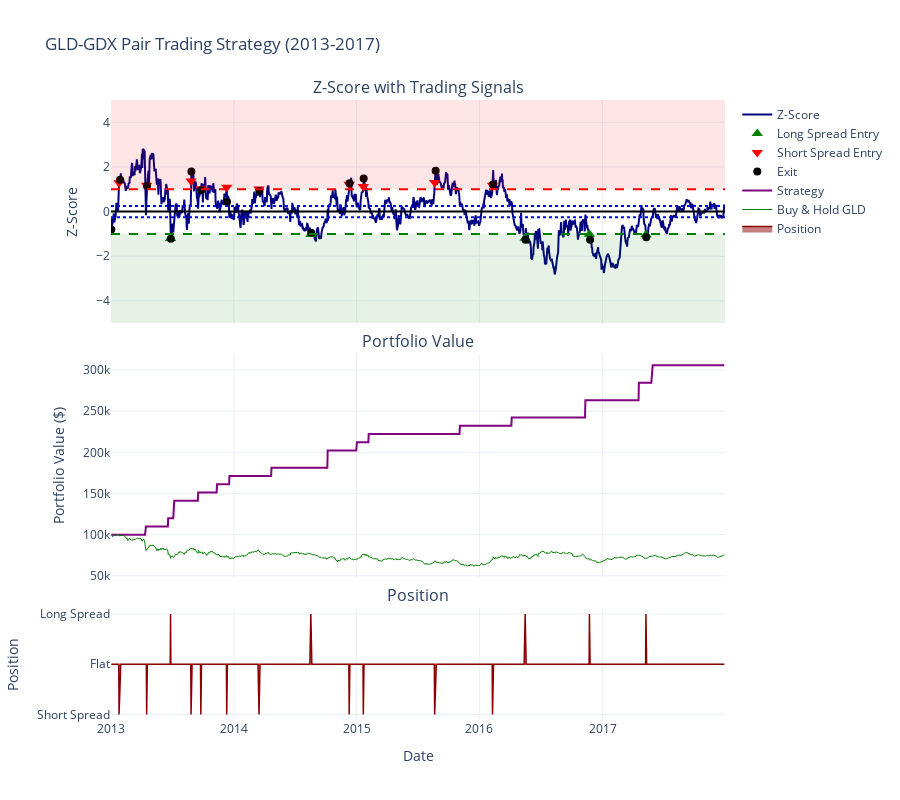
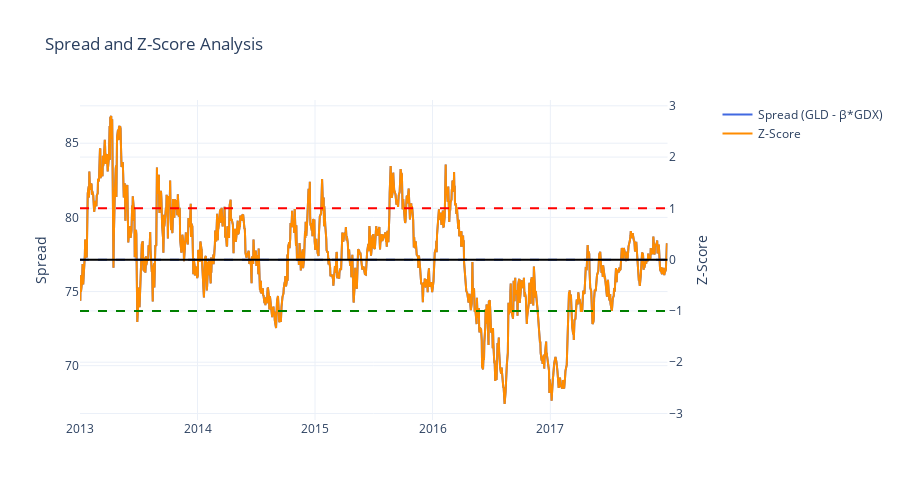

Notebook source saved alongside these figures, in order:
### Code cell
# backtest a cointegration-based mean reversion strategy

data = pair

# calculate hedge ratio, spread, and z-score
X = sm.add_constant(data['GDX'])
model = sm.OLS(data['GLD'], X).fit()
beta = model.params[1]
spread = data['GLD'] - beta * data['GDX']
z_score = (spread - spread.mean()) / spread.std()

# trading parameters
entry_threshold = 1
exit_threshold = 0.25

# init positions and portfolio
positions = pd.DataFrame(index=data.index)
positions['z'] = z_score
positions['position'] = 0  # 0 = flat, 1 = long spread, -1 = short spread
positions['portfolio_value'] = 100000
positions['cash'] = positions['portfolio_value']
positions['gld_value'] = 0.0
positions['gdx_value'] = 0.0
positions['trade_size'] = 10000  # amount allocated per trade

# use state variables for trading logic
current_position = 0
trade_active = False

for i in range(1, len(positions)):  # trade
    date = positions.index[i]
    prev_date = positions.index[i-1]
    
    # update values
    positions.loc[date, 'cash'] = positions.loc[prev_date, 'cash']
    positions.loc[date, 'gld_value'] = positions.loc[prev_date, 'gld_value']
    positions.loc[date, 'gdx_value'] = positions.loc[prev_date, 'gdx_value']
    positions.loc[date, 'portfolio_value'] = (
        positions.loc[date, 'cash'] + 
        positions.loc[date, 'gld_value'] + 
        positions.loc[date, 'gdx_value']
    )
    
    if trade_active:  # if in position, look for exit conditions
        if current_position == 1:  # long spread position
            if positions.loc[date, 'z'] >= -exit_threshold:
                # exit long spread: sell GLD, buy back GDX
                gld_shares = positions.loc[date, 'gld_value'] / data.loc[date, 'GLD']
                gdx_shares = positions.loc[date, 'gdx_value'] / data.loc[date, 'GDX'] * -1  # Negative value
                
                # close
                cash_from_gld = gld_shares * data.loc[date, 'GLD']
                cash_for_gdx = gdx_shares * data.loc[date, 'GDX'] * -1  # shorted this - mult by -1 for returns
                
                positions.loc[date, 'cash'] += cash_from_gld - cash_for_gdx
                positions.loc[date, 'gld_value'] = 0
                positions.loc[date, 'gdx_value'] = 0
                positions.loc[date, 'position'] = 0
                trade_active = False
                current_position = 0
                
        elif current_position == -1:  # short spread position
            if positions.loc[date, 'z'] <= exit_threshold:
                # exit short spread: buy back GLD, sell GDX
                gld_shares = positions.loc[date, 'gld_value'] / data.loc[date, 'GLD'] * -1  # Negative value
                gdx_shares = positions.loc[date, 'gdx_value'] / data.loc[date, 'GDX']
                
                # close
                cash_for_gld = gld_shares * data.loc[date, 'GLD'] * -1  # shorted this - mult by -1 for returns
                cash_from_gdx = gdx_shares * data.loc[date, 'GDX']
                
                positions.loc[date, 'cash'] += cash_from_gdx - cash_for_gld
                positions.loc[date, 'gld_value'] = 0
                positions.loc[date, 'gdx_value'] = 0
                positions.loc[date, 'position'] = 0
                trade_active = False
                current_position = 0
    
    
    if not trade_active:  # if no active position, look for an entry
        if positions.loc[date, 'z'] < -entry_threshold:
            # long spread: buy GLD, short GDX
            capital = min(positions.loc[date, 'trade_size'], positions.loc[date, 'cash'])
            
            # calculate shares
            gld_shares = (capital / 2) / data.loc[date, 'GLD']
            gdx_shares = (capital / 2) / data.loc[date, 'GDX'] * beta
            
            # execute the trades and update position info
            positions.loc[date, 'cash'] -= gld_shares * data.loc[date, 'GLD']
            positions.loc[date, 'cash'] += gdx_shares * data.loc[date, 'GDX']
            positions.loc[date, 'gld_value'] = gld_shares * data.loc[date, 'GLD']
            positions.loc[date, 'gdx_value'] = -gdx_shares * data.loc[date, 'GDX']  # negative for short position
            
            positions.loc[date, 'position'] = 1
            trade_active = True
            current_position = 1
            
        elif positions.loc[date, 'z'] > entry_threshold:
            # short spread: short GLD, buy GDX
            capital = min(positions.loc[date, 'trade_size'], positions.loc[date, 'cash'])
            
            # calculate shares
            gld_shares = (capital / 2) / data.loc[date, 'GLD']
            gdx_shares = (capital / 2) / data.loc[date, 'GDX'] * beta
            
            # execute the trades and update position info
            positions.loc[date, 'cash'] += gld_shares * data.loc[date, 'GLD']
            positions.loc[date, 'cash'] -= gdx_shares * data.loc[date, 'GDX']
            positions.loc[date, 'gld_value'] = -gld_shares * data.loc[date, 'GLD']  # negative for short position
            positions.loc[date, 'gdx_value'] = gdx_shares * data.loc[date, 'GDX']
            
            positions.loc[date, 'position'] = -1
            trade_active = True
            current_position = -1

positions['portfolio_value'] = positions['cash'] + positions['gld_value'] + positions['gdx_value']

# benchmark returns
benchmark = data['GLD'] / data['GLD'].iloc[0] * 100000

# plot backtest data
fig = make_subplots(rows=3, cols=1, shared_xaxes=True, 
                    vertical_spacing=0.05,
                    subplot_titles=('Z-Score with Trading Signals', 
                                    'Portfolio Value',
                                    'Position'),
                    row_heights=[0.4, 0.4, 0.2])

fig.add_trace(go.Scatter(x=positions.index, y=positions['z'], 
                         name='Z-Score', line=dict(color='navy')), row=1, col=1)

fig.add_hline(y=0, line=dict(color='black', dash='solid'), row=1, col=1)
fig.add_hline(y=entry_threshold, line=dict(color='red', dash='dash'), row=1, col=1)
fig.add_hline(y=-entry_threshold, line=dict(color='green', dash='dash'), row=1, col=1)
fig.add_hline(y=exit_threshold, line=dict(color='blue', dash='dot'), row=1, col=1)
fig.add_hline(y=-exit_threshold, line=dict(color='blue', dash='dot'), row=1, col=1)

fig.add_hrect(y0=entry_threshold, y1=5, line_width=0, fillcolor="red", opacity=0.1, row=1, col=1)
fig.add_hrect(y0=-entry_threshold, y1=-5, line_width=0, fillcolor="green", opacity=0.1, row=1, col=1)

long_entries = positions[positions['position'] == 1]
short_entries = positions[positions['position'] == -1]
exits = positions[(positions['position'] == 0) & (positions['position'].shift(1) != 0)]

fig.add_trace(go.Scatter(x=long_entries.index, y=long_entries['z'],
                         mode='markers', name='Long Spread Entry',
                         marker=dict(symbol='triangle-up', size=10, color='green')), row=1, col=1)

fig.add_trace(go.Scatter(x=short_entries.index, y=short_entries['z'],
                         mode='markers', name='Short Spread Entry',
                         marker=dict(symbol='triangle-down', size=10, color='red')), row=1, col=1)

fig.add_trace(go.Scatter(x=exits.index, y=exits['z'],
                         mode='markers', name='Exit',
                         marker=dict(symbol='circle', size=8, color='black')), row=1, col=1)

fig.add_trace(go.Scatter(x=positions.index, y=positions['portfolio_value'],
                         name='Strategy', line=dict(color='purple', width=2)), row=2, col=1)

fig.add_trace(go.Scatter(x=positions.index, y=benchmark,
                         name='Buy & Hold GLD', line=dict(color='green', width=1)), row=2, col=1)

fig.add_trace(go.Scatter(x=positions.index, y=positions['position'],
                         name='Position', line=dict(color='darkred', width=1.5),
                         fill='tozeroy'), row=3, col=1)

fig.update_layout(
    height=800,
    title_text='GLD-GDX Pair Trading Strategy (2013-2017)',
    hovermode='x unified',
    showlegend=True,
    template='plotly_white'
)

fig.update_yaxes(title_text="Z-Score", row=1, col=1)
fig.update_yaxes(title_text="Portfolio Value ($)", row=2, col=1)
fig.update_yaxes(title_text="Position", row=3, col=1)
fig.update_xaxes(title_text="Date", row=3, col=1)

fig.update_yaxes(tickvals=[-1, 0, 1], 
                 ticktext=['Short Spread', 'Flat', 'Long Spread'], 
                 row=3, col=1)

cum_return = (positions['portfolio_value'].iloc[-1] / positions['portfolio_value'].iloc[0] - 1) * 100
ann_return = (1 + cum_return/100) ** (252/len(positions)) - 1
volatility = positions['portfolio_value'].pct_change().std() * np.sqrt(252)
sharpe = ann_return / volatility if volatility != 0 else 0

metrics_text = (f"<b>Strategy Performance</b><br>"
                f"Cumulative Return: {cum_return:.1f}%<br>"
                f"Annualized Return: {ann_return:.1%}<br>"
                f"Sharpe Ratio: {sharpe:.2f}")

fig.add_annotation(
    x=0.05, y=0.95,
    xref='paper', yref='paper',
    text=metrics_text,
    showarrow=False,
    bgcolor='white',
    bordercolor='black',
    borderwidth=1,
    row=1, col=1
)

fig2 = make_subplots(specs=[[{"secondary_y": True}]])

fig2.add_trace(go.Scatter(x=spread.index, y=spread,
                          name='Spread (GLD - β*GDX)', line=dict(color='royalblue')),
               secondary_y=False)

fig2.add_trace(go.Scatter(x=z_score.index, y=z_score,
                          name='Z-Score', line=dict(color='darkorange')),
               secondary_y=True)

fig2.update_layout(
    title_text='Spread and Z-Score Analysis',
    template='plotly_white',
    height=500
)

fig2.update_yaxes(title_text="Spread", secondary_y=False)
fig2.update_yaxes(title_text="Z-Score", secondary_y=True)

fig2.add_hline(y=spread.mean(), line=dict(color='royalblue', dash='dash'), secondary_y=False)
fig2.add_hline(y=entry_threshold, line=dict(color='red', dash='dash'), secondary_y=True)
fig2.add_hline(y=-entry_threshold, line=dict(color='green', dash='dash'), secondary_y=True)
fig2.add_hline(y=0, line=dict(color='black', dash='solid'), secondary_y=True)

start_date = '2013-01-01'
end_date = '2017-12-31'
fig.update_xaxes(range=[start_date, end_date])
fig2.update_xaxes(range=[start_date, end_date])

fig.show()
fig2.show()

# calculate performance metrics
def calculate_metrics(portfolio_value):
    returns = portfolio_value.pct_change().fillna(0)
    cumulative_return = (portfolio_value.iloc[-1] / portfolio_value.iloc[0]) - 1
    annualized_return = (1 + cumulative_return) ** (252/len(portfolio_value)) - 1
    volatility = returns.std() * np.sqrt(252)
    sharpe_ratio = annualized_return / volatility if volatility != 0 else np.nan
    
    peak = portfolio_value.cummax()
    drawdown = (portfolio_value - peak) / peak
    max_drawdown = drawdown.min()
    
    return {
        'Cumulative Return': cumulative_return,
        'Annualized Return': annualized_return,
        'Annualized Volatility': volatility,
        'Sharpe Ratio': sharpe_ratio,
        'Max Drawdown': max_drawdown
    }

strategy_perf = calculate_metrics(positions['portfolio_value'])
benchmark_perf = calculate_metrics(benchmark)

print("\nStrategy Performance:")
for metric, value in strategy_perf.items():
    print(f"{metric}: {value:.4f}")

print("\nBenchmark (GLD) Performance:")
for metric, value in benchmark_perf.items():
    print(f"{metric}: {value:.4f}")

### Figure 1 — Plotly figure (JSON) as saved in the notebook; plotly's stock layout.template omitted (floating-point values rounded to 4 significant figures; data arrays with more than 128 entries replaced by an {"elided": "..."} marker saying what was removed)
{"data": [{"line": {"color": "navy"}, "name": "Z-Score", "type": "scatter", "x": {"elided": "1259 str values"}, "xaxis": "x", "y": {"elided": "1259 float values"}, "yaxis": "y"}, {"marker": {"color": "green", "size": 10, "symbol": "triangle-up"}, "mode": "markers", "name": "Long Spread Entry", "type": "scatter", "x": ["2013-06-27T00:00:00.000000000", "2014-08-18T00:00:00.000000000", "2016-05-16T00:00:00.000000000", "2016-11-23T00:00:00.000000000", "2017-05-10T00:00:00.000000000"], "xaxis": "x", "y": [-1.207, -1.027, -1.189, -1.013, -1.041], "yaxis": "y"}, {"marker": {"color": "red", "size": 10, "symbol": "triangle-down"}, "mode": "markers", "name": "Short Spread Entry", "type": "scatter", "x": ["2013-01-25T00:00:00.000000000", "2013-04-17T00:00:00.000000000", "2013-08-27T00:00:00.000000000", "2013-09-25T00:00:00.000000000", "2013-12-11T00:00:00.000000000", "2014-03-17T00:00:00.000000000", "2014-12-10T00:00:00.000000000", "2015-01-21T00:00:00.000000000", "2015-08-21T00:00:00.000000000", "2016-02-09T00:00:00.000000000"], "xaxis": "x", "y": [1.293, 1.186, 1.37, 1.02, 1.088, 1.009, 1.23, 1.129, 1.301, 1.177], "yaxis": "y"}, {"marker": {"color": "black", "size": 8, "symbol": "circle"}, "mode": "markers", "name": "Exit", "type": "scatter", "x": ["2013-01-02T00:00:00.000000000", "2013-01-28T00:00:00.000000000", "2013-04-18T00:00:00.000000000", "2013-06-28T00:00:00.000000000", "2013-08-28T00:00:00.000000000", "2013-09-26T00:00:00.000000000", "2013-12-12T00:00:00.000000000", "2014-03-18T00:00:00.000000000", "2014-08-19T00:00:00.000000000", "2014-12-11T00:00:00.000000000", "2015-01-22T00:00:00.000000000", "2015-08-24T00:00:00.000000000", "2016-02-10T00:00:00.000000000", "2016-05-17T00:00:00.000000000", "2016-11-25T00:00:00.000000000", "2017-05-11T00:00:00.000000000"], "xaxis": "x", "y": [-0.8025, 1.429, 1.142, -1.217, 1.795, 0.9546, 0.4426, 0.9181, -0.9427, 1.268, 1.485, 1.826, 1.214, -1.257, -1.26, -1.154], "yaxis": "y"}, {"line": {"color": "purple", "width": 2}, "name": "Strategy", "type": "scatter", "x": {"elided": "1259 str values"}, "xaxis": "x2", "y": {"elided": "1259 float values"}, "yaxis": "y2"}, {"line": {"color": "green", "width": 1}, "name": "Buy & Hold GLD", "type": "scatter", "x": {"elided": "1259 str values"}, "xaxis": "x2", "y": {"elided": "1259 float values"}, "yaxis": "y2"}, {"fill": "tozeroy", "line": {"color": "darkred", "width": 1.5}, "name": "Position", "type": "scatter", "x": {"elided": "1259 str values"}, "xaxis": "x3", "y": {"elided": "1259 int values"}, "yaxis": "y3"}], "layout": {"annotations": [{"font": {"size": 16}, "showarrow": false, "text": "Z-Score with Trading Signals", "x": 0.5, "xanchor": "center", "xref": "paper", "y": 1, "yanchor": "bottom", "yref": "paper"}, {"font": {"size": 16}, "showarrow": false, "text": "Portfolio Value", "x": 0.5, "xanchor": "center", "xref": "paper", "y": 0.59, "yanchor": "bottom", "yref": "paper"}, {"font": {"size": 16}, "showarrow": false, "text": "Position", "x": 0.5, "xanchor": "center", "xref": "paper", "y": 0.18, "yanchor": "bottom", "yref": "paper"}, {"bgcolor": "white", "bordercolor": "black", "borderwidth": 1, "showarrow": false, "text": "<b>Strategy Performance</b><br>Cumulative Return: 205.7%<br>Annualized Return: 25.1%<br>Sharpe Ratio: 1.71", "x": 0.05, "xref": "x", "y": 0.95, "yref": "y"}], "height": 800, "hovermode": "x unified", "shapes": [{"line": {"color": "black", "dash": "solid"}, "type": "line", "x0": 0, "x1": 1, "xref": "x domain", "y0": 0, "y1": 0, "yref": "y"}, {"line": {"color": "red", "dash": "dash"}, "type": "line", "x0": 0, "x1": 1, "xref": "x domain", "y0": 1, "y1": 1, "yref": "y"}, {"line": {"color": "green", "dash": "dash"}, "type": "line", "x0": 0, "x1": 1, "xref": "x domain", "y0": -1, "y1": -1, "yref": "y"}, {"line": {"color": "blue", "dash": "dot"}, "type": "line", "x0": 0, "x1": 1, "xref": "x domain", "y0": 0.25, "y1": 0.25, "yref": "y"}, {"line": {"color": "blue", "dash": "dot"}, "type": "line", "x0": 0, "x1": 1, "xref": "x domain", "y0": -0.25, "y1": -0.25, "yref": "y"}, {"fillcolor": "red", "line": {"width": 0}, "opacity": 0.1, "type": "rect", "x0": 0, "x1": 1, "xref": "x domain", "y0": 1, "y1": 5, "yref": "y"}, {"fillcolor": "green", "line": {"width": 0}, "opacity": 0.1, "type": "rect", "x0": 0, "x1": 1, "xref": "x domain", "y0": -1, "y1": -5, "yref": "y"}], "showlegend": true, "title": {"text": "GLD-GDX Pair Trading Strategy (2013-2017)"}, "xaxis": {"anchor": "y", "domain": [0, 1], "matches": "x3", "range": ["2013-01-01", "2017-12-31"], "showticklabels": false}, "xaxis2": {"anchor": "y2", "domain": [0, 1], "matches": "x3", "range": ["2013-01-01", "2017-12-31"], "showticklabels": false}, "xaxis3": {"anchor": "y3", "domain": [0, 1], "range": ["2013-01-01", "2017-12-31"], "title": {"text": "Date"}}, "yaxis": {"anchor": "x", "domain": [0.64, 1], "title": {"text": "Z-Score"}}, "yaxis2": {"anchor": "x2", "domain": [0.23, 0.59], "title": {"text": "Portfolio Value ($)"}}, "yaxis3": {"anchor": "x3", "domain": [0, 0.18], "ticktext": ["Short Spread", "Flat", "Long Spread"], "tickvals": [-1, 0, 1], "title": {"text": "Position"}}}}

### Figure 2 — Plotly figure (JSON) as saved in the notebook; plotly's stock layout.template omitted (floating-point values rounded to 4 significant figures; data arrays with more than 128 entries replaced by an {"elided": "..."} marker saying what was removed)
{"data": [{"line": {"color": "royalblue"}, "name": "Spread (GLD - β*GDX)", "type": "scatter", "x": {"elided": "1259 str values"}, "xaxis": "x", "y": {"elided": "1259 float values"}, "yaxis": "y"}, {"line": {"color": "darkorange"}, "name": "Z-Score", "type": "scatter", "x": {"elided": "1259 str values"}, "xaxis": "x", "y": {"elided": "1259 float values"}, "yaxis": "y2"}], "layout": {"height": 500, "shapes": [{"line": {"color": "royalblue", "dash": "dash"}, "type": "line", "x0": 0, "x1": 1, "xref": "x domain", "y0": 77.15, "y1": 77.15, "yref": "y"}, {"line": {"color": "red", "dash": "dash"}, "type": "line", "x0": 0, "x1": 1, "xref": "x domain", "y0": 1, "y1": 1, "yref": "y2"}, {"line": {"color": "green", "dash": "dash"}, "type": "line", "x0": 0, "x1": 1, "xref": "x domain", "y0": -1, "y1": -1, "yref": "y2"}, {"line": {"color": "black", "dash": "solid"}, "type": "line", "x0": 0, "x1": 1, "xref": "x domain", "y0": 0, "y1": 0, "yref": "y2"}], "title": {"text": "Spread and Z-Score Analysis"}, "xaxis": {"anchor": "y", "domain": [0, 0.94], "range": ["2013-01-01", "2017-12-31"]}, "yaxis": {"anchor": "x", "domain": [0, 1], "title": {"text": "Spread"}}, "yaxis2": {"anchor": "x", "overlaying": "y", "side": "right", "title": {"text": "Z-Score"}}}}
